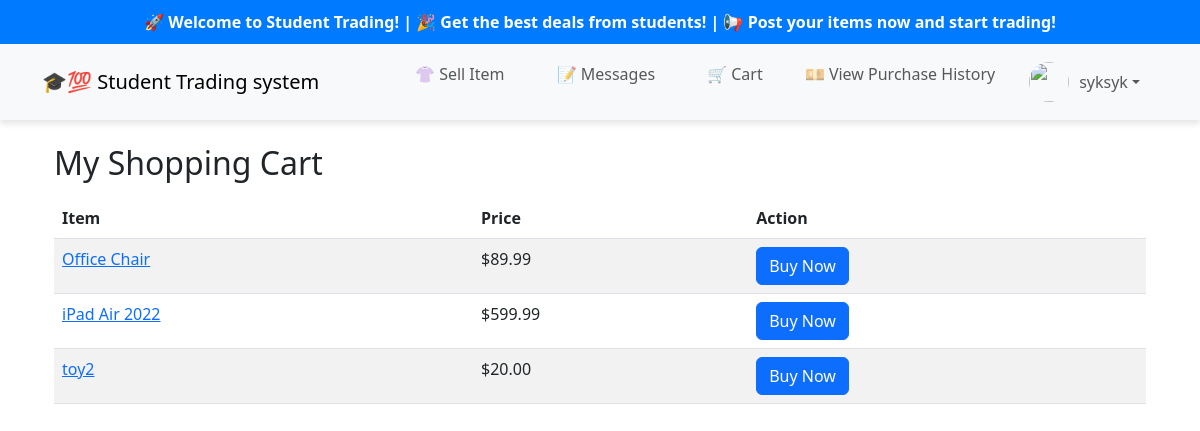
/cart/ (signed in), run on the app's committed database.
### marketplace/models.py (models this page shows, shortened)
class CustomUser(AbstractUser):
    profile_image = models.ImageField(upload_to='profile_pics/', null=True, blank=True)
    bio = models.TextField(blank=True, null=True)
    email = models.EmailField(unique=True)  # Ensure email is unique
    is_verified = models.BooleanField(default=False)  # Future email verification flag
    balance = models.DecimalField(max_digits=10, decimal_places=2, default=0.00)
    address = models.CharField(max_length=255, blank=True, null=True)  # 新增地址字段

class Cart(models.Model):
    user = models.ForeignKey(CustomUser, on_delete=models.CASCADE)
    item = models.ForeignKey(Item, on_delete=models.CASCADE)
    quantity = models.PositiveIntegerField(default=1)

class Item(models.Model):
    CATEGORY_CHOICES = [
        ('Books', 'Books'),
        ('Electronics', 'Electronics'),
        ('Clothing', 'Clothing'),
        ('Furniture', 'Furniture'),
        ('Others', 'Others'),
    ]
    STATUS_CHOICES = [
        ('Available', 'Available'),
        ('Pending', 'Pending'),
        ('Sold', 'Sold'),
    ]
    name = models.CharField(max_length=200)
    description = models.TextField()
    category = models.CharField(max_length=20, choices=CATEGORY_CHOICES)
    price = models.DecimalField(max_digits=10, decimal_places=2)
    image = models.ImageField(upload_to='items/', null=True, blank=True)
    seller = models.ForeignKey(settings.AUTH_USER_MODEL, on_delete=models.CASCADE)
    status = models.CharField(max_length=20, choices=STATUS_CHOICES, default='Available')
    created_at = models.DateTimeField(auto_now_add=True)

### marketplace/views.py (the view)
# urls.py: path('cart/', views.view_cart, name='cart'),
@login_required
def view_cart(request):
    cart_items = Cart.objects.filter(user=request.user)
    return render(request, "marketplace/cart.html", {"cart_items": cart_items})

### marketplace/templates/marketplace/cart.html
{% extends "base.html" %}
{% block content %}
<div class="container">
    <h2>My Shopping Cart</h2>
    {% if cart_items %}
        <table class="table table-striped mt-3">
            <thead>
                <tr>
                    <th>Item</th>
                    <th>Price</th>
                    <th>Action</th>
                </tr>
            </thead>
            <tbody>
                {% for cart_item in cart_items %}
                <tr>
                    <td><a href="{% url 'item_detail' cart_item.item.id %}">{{ cart_item.item.name }}</a></td>
                    <td>${{ cart_item.item.price }}</td>
                    <td>
                        <a href="{% url 'confirm_purchase' cart_item.item.id %}" class="btn btn-primary">
                            Buy Now
                        </a>
                    </td>
                </tr>
                {% endfor %}
            </tbody>
        </table>
    {% else %}
        <p>Your cart is empty.</p>
    {% endif %}
</div>
{% endblock %}

### marketplace/templates/base.html (shortened to what this page needs)
{% load static %}
<!DOCTYPE html>
<html lang="en">
<head>
    <link rel="stylesheet" href="https://cdn.jsdelivr.net/npm/bootstrap@5.3.0/dist/css/bootstrap.min.css">
</head>
<body>
    <div class="scrolling-caption">
        <marquee behavior="scroll" direction="left">
            🚀 Welcome to Student Trading! | 🎉 Get the best deals from students! | 📢 Post your items now and start trading!
        </marquee>
    </div>
    <nav class="navbar navbar-expand-lg navbar-light bg-light">
        <div class="container">
            <a class="navbar-brand" href="{% url 'home' %}">🎓💯 Student Trading system</a>
            <div class="collapse navbar-collapse" id="navbarNav">
                <ul class="navbar-nav ms-auto">
                    {% if user.is_authenticated %}
                        <li class="nav-item">
                            <a class="nav-link btn btn-outline-primary mx-2" href="{% url 'add_item' %}">👚 Sell Item</a>
                        </li>
                        <li class="nav-item">
                            <a class="nav-link btn btn-outline-info mx-2" href="{% url 'message_center' %}">
                                📝 Messages
                            </a>
                        </li>
                        <li class="nav-item">
                            <a class="nav-link btn btn-outline-info mx-2 position-relative" href="{% url 'cart' %}">
                                🛒 Cart
                            </a>
                        </li>
                        <li><a class="nav-link btn btn-outline-info mx-2" href="{% url 'purchase_history' %}">💴 View Purchase History</a></li>
                        <li class="nav-item dropdown">
                            <a class="nav-link dropdown-toggle d-flex align-items-center" href="#" id="profileDropdown" role="button" data-bs-toggle="dropdown">
                                {% if user.profile.profile_image %}
                                    <img src="{{ user.profile.profile_image.url }}" class="profile-img">
                                {% else %}
                                    <img src="/static/default-user.png" class="profile-img">
                                {% endif %}
                                {{ user.username }}
                            </a>
                        </li>
                    {% else %}
                        <li class="nav-item"><a class="nav-link btn btn-outline-secondary mx-2" href="{% url 'register' %}">Register</a></li>
                        <li class="nav-item"><a class="nav-link btn btn-outline-primary mx-2" href="{% url 'login' %}">Login</a></li>
                    {% endif %}
                </ul>
            </div>
        </div>
    </nav>
    <div class="container mt-4">
        {% block content %}{% endblock %}
    </div>
</body>
</html>

### marketplace/templates/base.html (style rules this page uses)
.navbar { box-shadow: 0 4px 6px rgba(0, 0, 0, 0.1); }
.profile-img { width: 40px; height: 40px; border-radius: 50%; object-fit: cover; margin-right: 10px; }
.nav-item a { font-weight: 500; }
.navbar-nav .nav-item { margin-left: 10px; margin-right: 10px; }
.navbar-nav .nav-link { padding: 10px 15px; display: flex; align-items: center; justify-content: center; border-radius: 8px; }
.navbar-nav .btn { font-size: 16px; font-weight: 500; transition: all 0.3s ease-in-out; }
.scrolling-caption { background-color: #007bff; color: white; font-weight: bold; padding: 10px; text-align: center; overflow: hidden; white-space: nowrap; }

### data on the page
CustomUser: username "syksyk"
Cart: item.name "Office Chair", item.price "89.99"
Cart: item.name "iPad Air 2022", item.price "599.99"
Cart: item.name "toy2", item.price "20.00"
